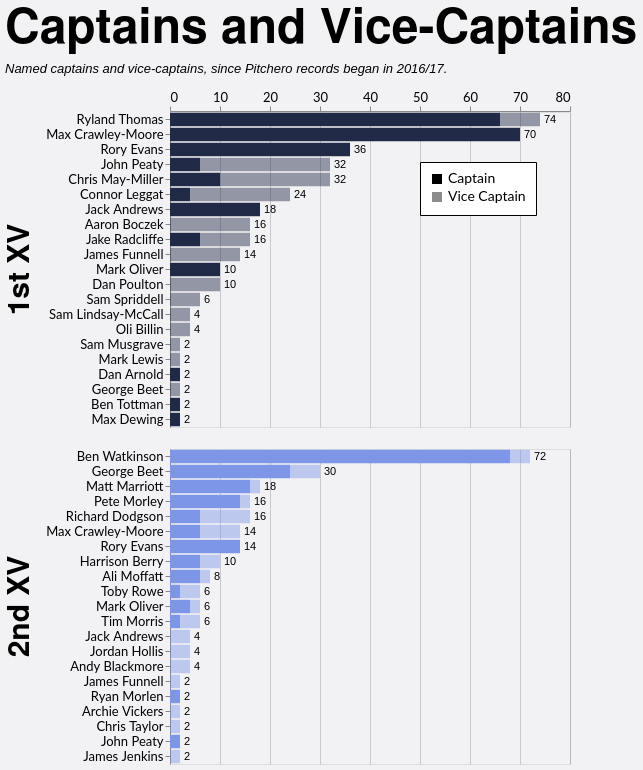

The specification (Vega-Lite) saved for this image:
### Vega-Lite specification from a JSON file in a GitHub repository (floating-point values rounded to 4 significant figures; data arrays with more than 128 entries replaced by an {"elided": "..."} marker saying what was removed)
{"config": {"axis": {"labelFont": "Lato, sans-serif", "titleFont": "PT Sans Narrow, Helvetica Neue, Helvetica, Arial, sans-serif", "labelFontSize": 13, "titleFontSize": 24, "gridColor": "#202947", "gridOpacity": 0.2}, "header": {"labelFont": "PT Sans Narrow, Helvetica Neue, Helvetica, Arial, sans-serif", "titleFont": "PT Sans Narrow, Helvetica Neue, Helvetica, Arial, sans-serif", "labelFontSize": 24, "titleFontSize": 28, "labelFontWeight": "bold", "orient": "left"}, "legend": {"labelFont": "Lato, sans-serif", "titleFont": "PT Sans Narrow, Helvetica Neue, Helvetica, Arial, sans-serif", "labelFontSize": 14, "titleFontSize": 16, "titlePadding": 5, "fillColor": "white", "strokeColor": "black", "padding": 10, "titleFontWeight": "lighter", "titleFontStyle": "italic", "titleColor": "gray", "offset": 10}, "title": {"font": "PT Sans Narrow, Helvetica Neue, Helvetica, Arial, sans-serif", "fontSize": 48, "fontWeight": "bold", "anchor": "start", "align": "center", "titlePadding": 20, "subtitlePadding": 10, "subtitleFontSize": 13, "subtitleColor": "", "subtitleFontStyle": "italic", "offset": 15, "color": "black"}, "axisX": {"labelAngle": 0}, "facet": {"title": null, "header": null, "align": {"row": "each", "column": "each"}}, "resolve": {"scale": {"y": "independent", "facet": "independent"}}, "background": "#f2f1f4", "scale": {"offsetBandPaddingOuter": 0.2, "offsetBandPaddingInner": 0.1}}, "data": {"name": "data-d3a8103a474a15cb25db01420176caa6"}, "facet": {"row": {"field": "squad", "header": {"labelExpr": "datum.value + ' XV'", "labelFontSize": 30, "title": null}, "sort": ["1st", "2nd"], "title": null, "type": "nominal"}}, "spec": {"layer": [{"mark": {"type": "bar"}, "encoding": {"color": {"field": "squad", "legend": null, "scale": {"domain": ["1st", "2nd"], "range": ["#202946", "#7d96e8"]}, "sort": ["1st", "2nd"], "type": "nominal"}, "opacity": {"field": "role", "legend": {"legendX": 250, "legendY": 50, "orient": "none", "title": null}, "scale": {"domain": ["Captain", "Vice Captain"], "range": [1.0, 0.45]}, "sort": ["Captain", "Vice Captain"], "type": "nominal"}, "order": {"field": "stack_order", "sort": "ascending", "type": "quantitative"}, "tooltip": [{"field": "player", "title": "Player", "type": "nominal"}, {"field": "squad", "title": "Squad", "type": "nominal"}, {"field": "role", "title": "Role", "type": "nominal"}, {"field": "games_agg", "title": "Games", "type": "quantitative"}], "x": {"axis": {"orient": "top", "title": null}, "field": "x0", "type": "quantitative"}, "x2": {"field": "x2"}, "y": {"field": "player", "sort": {"field": "player_total", "order": "descending"}, "title": null, "type": "nominal"}}, "transform": [{"aggregate": [{"op": "sum", "field": "games", "as": "games_agg"}, {"op": "max", "field": "player_total", "as": "player_total"}], "groupby": ["player", "squad", "role", "stack_order"]}, {"window": [{"op": "sum", "field": "games_agg", "as": "x2"}], "frame": [null, 0], "groupby": ["player", "squad"], "sort": [{"field": "stack_order", "order": "ascending"}]}, {"calculate": "datum.x2 - datum.games_agg", "as": "x0"}]}, {"mark": {"type": "text", "align": "left", "baseline": "middle", "color": "black", "dx": 4, "fontSize": 11}, "encoding": {"text": {"field": "total_games", "format": ".0f", "type": "quantitative"}, "x": {"axis": {"orient": "top", "title": null}, "field": "total_games", "type": "quantitative"}, "y": {"field": "player", "sort": {"field": "player_total", "order": "descending"}, "title": null, "type": "nominal"}}, "transform": [{"aggregate": [{"op": "sum", "field": "games", "as": "total_games"}, {"op": "max", "field": "player_total", "as": "player_total"}], "groupby": ["player", "squad"]}]}], "height": {"step": 15}, "transform": [{"joinaggregate": [{"op": "sum", "field": "games", "as": "player_total"}], "groupby": ["player", "squad"]}], "width": 400}, "resolve": {"scale": {"y": "independent"}}, "title": {"text": "Captains and Vice-Captains", "subtitle": "Named captains and vice-captains, since Pitchero records began in 2016/17."}, "$schema": "https://vega.github.io/schema/vega-lite/v5.20.1.json", "datasets": {"data-d3a8103a474a15cb25db01420176caa6": {"elided": "197 records"}}}
